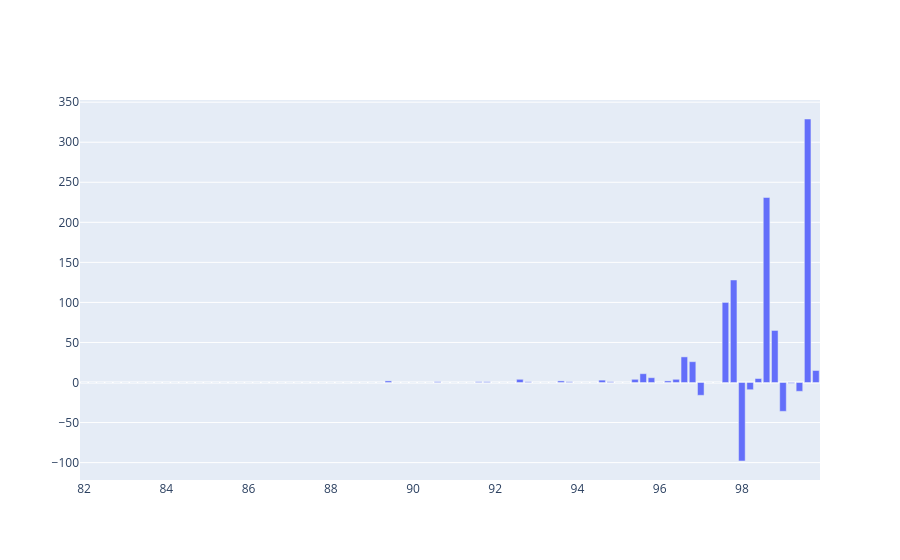

Notebook code cell kept with this figure:
### Code cell
i=3
print(group_labels[i])
o2sats = df[df["AR group"] == group_labels[i]][O2_col]
# Bin up the values into 0.2% bins
o2sats, bins = np.histogram(o2sats, bins=np.arange(82, 104, 0.2))
# Find bins idx above 100
idx = np.where(bins > 100)[0][0]

bins_asym = bins[:idx]
o2sat_asym = o2sats[:idx]
bins_sym = bins[idx:]
o2sat_sym = o2sats[idx:]

o2sat_drop = np.zeros(len(o2sat_asym))

print(bins[idx:idx+5])
print(bins[idx-5:idx])
o2sat_drop[idx-5:idx] = o2sats[idx-5:idx] - o2sats[idx:idx+5]
print(bins[idx+5:idx+10])
print(bins[idx-10:idx-5])
o2sat_drop[idx-10:idx-5] = o2sats[idx-10:idx-5] - o2sats[idx+5:idx+10]
print(bins[idx+10:idx+15])
print(bins[idx-15:idx-10])
o2sat_drop[idx-15:idx-10] = o2sats[idx-15:idx-10] - o2sats[idx+10:idx+15]

o2sat_drop[:idx-15] = o2sats[:idx-15]
# print(bins[idx+15:idx+20], o2sats[idx+15:idx+20])
# print(bins[idx-20:idx-15])
# o2sat_drop[idx-20:idx-15] = o2sats[idx-20:idx-15] - o2sats[idx+15:idx+20]

# Plot histogram of o2sat_drop
fig = go.Figure()
fig.add_trace(
    go.Bar(
        x=bins_asym,
        y=o2sat_drop,
        name="Drop",
    )
)
fig.show()

### Figure 1 — Plotly figure (JSON) as saved in the notebook; plotly's stock layout.template omitted (floating-point values rounded to 4 significant figures)
{"data": [{"name": "Drop", "type": "bar", "x": [82, 82.2, 82.4, 82.6, 82.8, 83.0, 83.2, 83.4, 83.6, 83.8, 84.0, 84.2, 84.4, 84.6, 84.8, 85.0, 85.2, 85.4, 85.6, 85.8, 86.0, 86.2, 86.4, 86.6, 86.8, 87.0, 87.2, 87.4, 87.6, 87.8, 88.0, 88.2, 88.4, 88.6, 88.8, 89.0, 89.2, 89.4, 89.6, 89.8, 90.0, 90.2, 90.4, 90.6, 90.8, 91.0, 91.2, 91.4, 91.6, 91.8, 92.0, 92.2, 92.4, 92.6, 92.8, 93.0, 93.2, 93.4, 93.6, 93.8, 94.0, 94.2, 94.4, 94.6, 94.8, 95.0, 95.2, 95.4, 95.6, 95.8, 96.0, 96.2, 96.4, 96.6, 96.8, 97.0, 97.2, 97.4, 97.6, 97.8, 98.0, 98.2, 98.4, 98.6, 98.8, 99.0, 99.2, 99.4, 99.6, 99.8], "y": [0, 0, 0, 0, 0, 0, 0, 0, 0, 0, 0, 0, 0, 0, 0, 0, 0, 0, 0, 0, 0, 0, 0, 0, 0, 0, 0, 0, 0, 0, 0, 0, 0, 0, 0, 0, 0, 2, 0, 0, 0, 0, 0, 1, 0, 0, 0, 0, 1, 1, 0, 0, 0, 4, 1, 0, 0, 0, 2, 1, 0, 0, 0, 3, 1, 0, 0, 4, 11, 6, 0, 2, 4, 32, 26, -16, 0, 0, 100, 128, -98, -9, 5, 231, 65, -36, -1, -11, 329, 15]}], "layout": {}}
